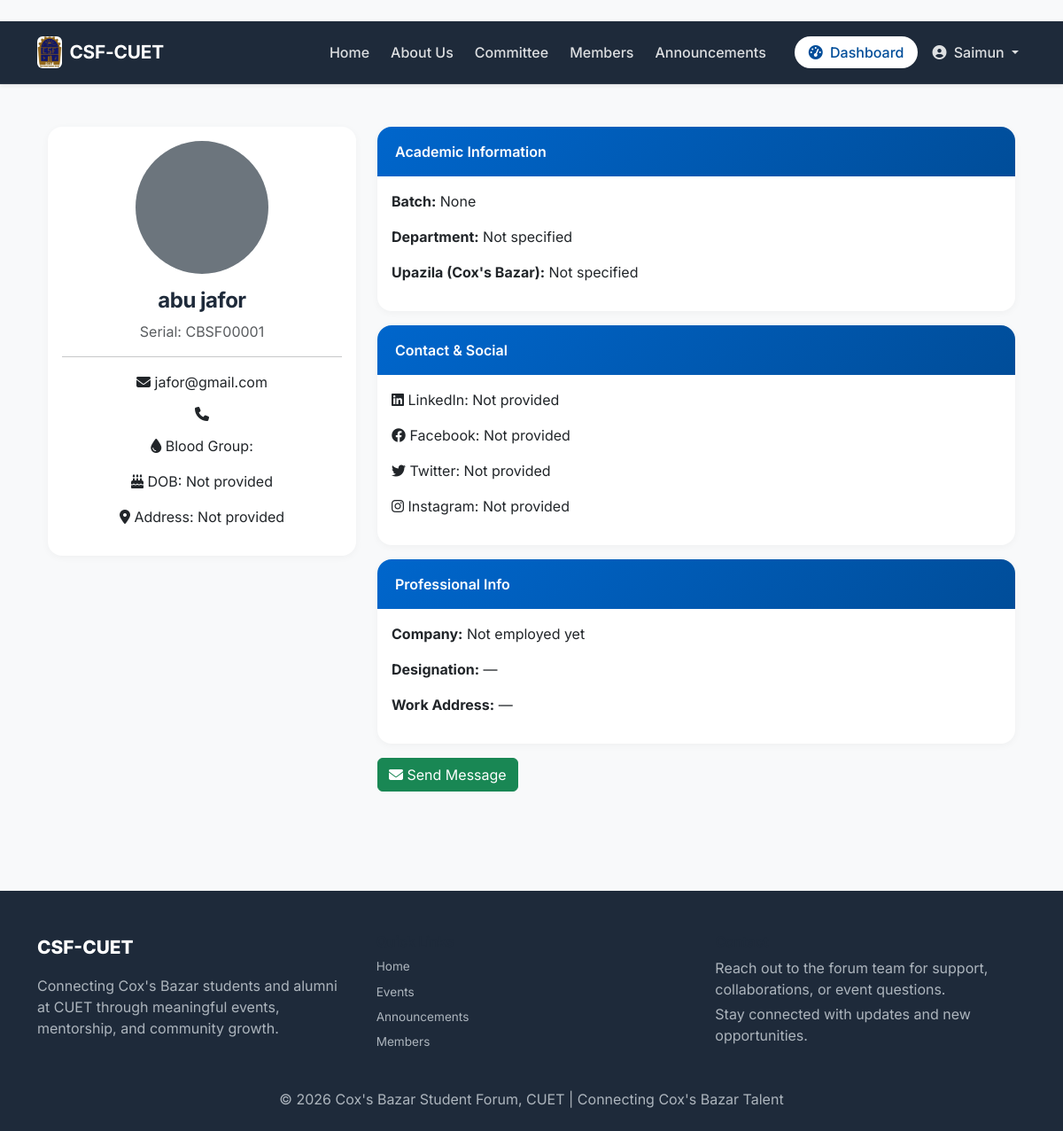
Page /members/1/ (signed in) on the earlier database version.
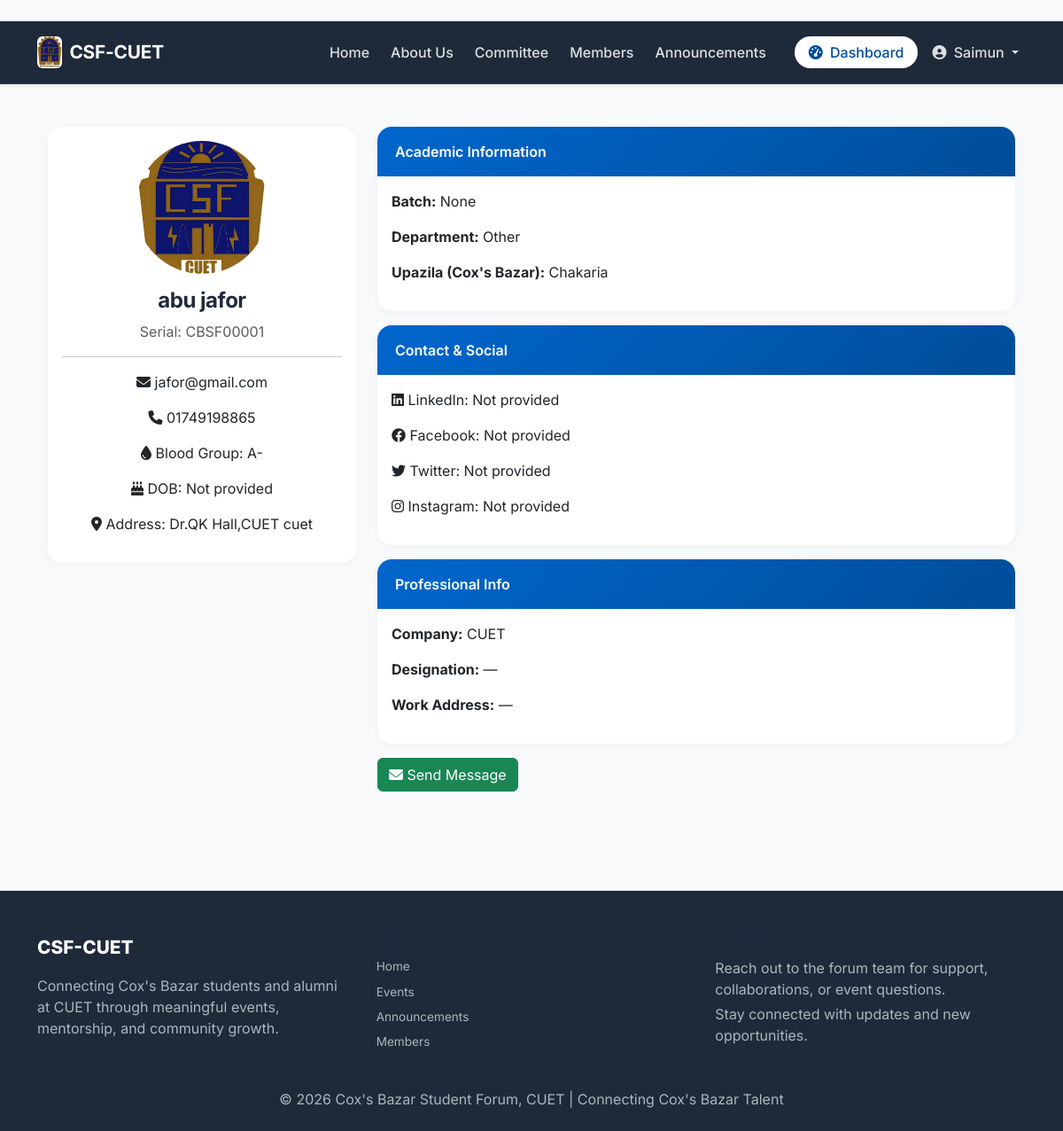
Same page on the later database version.
### core/models.py (models this page shows, shortened)
class User(AbstractBaseUser, PermissionsMixin):
    ROLE_CHOICES = [('member', 'Member'), ('admin', 'Admin')]
    STATUS_CHOICES = [('pending', 'Pending Approval'), ('active', 'Active'), ('inactive', 'Inactive')]
    BLOOD_GROUPS = [('A+','A+'),('A-','A-'),('B+','B+'),('B-','B-'),('AB+','AB+'),('AB-','AB-'),('O+','O+'),('O-','O-')]
    GENDER_CHOICES = [('Male','Male'),('Female','Female'),('Other','Other')]
    UPAZILA_CHOICES = [
        ('Cox\'s Bazar Sadar', "Cox's Bazar Sadar"),
        ('Teknaf', 'Teknaf'),
        ('Ukhiya', 'Ukhiya'),
        ('Chakaria', 'Chakaria'),
        ('Ramu', 'Ramu'),
        ('Pekua', 'Pekua'),
        ('Maheshkhali', 'Maheshkhali'),
        ('Kutubdia', 'Kutubdia'),
        ('Eidgaon', 'Eidgaon'),
        ('Other', 'Other'),
    ]
    id = models.AutoField(primary_key=True)
    serial_no = models.CharField(max_length=20, unique=True, blank=True, null=True)
    full_name = models.CharField(max_length=200)
    email = models.EmailField(unique=True)
    batch = models.IntegerField(null=True, blank=True)
    department = models.ForeignKey(Department, on_delete=models.SET_NULL, null=True)
    blood_group = models.CharField(max_length=3, choices=BLOOD_GROUPS)
    gender = models.CharField(max_length=10, choices=GENDER_CHOICES)
    phone = models.CharField(max_length=15)
    address = models.TextField(blank=True)
    dob = models.DateField(null=True, blank=True)
    profile_photo = models.ImageField(upload_to='profile_photos/', null=True, blank=True)
    upazila = models.CharField(max_length=100, choices=UPAZILA_CHOICES, blank=True)
    linkedin = models.URLField(blank=True)
    facebook = models.URLField(blank=True)
    twitter = models.URLField(blank=True)
    instagram = models.URLField(blank=True)
    company = models.CharField(max_length=150, blank=True)
    designation = models.CharField(max_length=100, blank=True)
    work_address = models.TextField(blank=True)
    status = models.CharField(max_length=10, choices=STATUS_CHOICES, default='pending')
    role = models.CharField(max_length=10, choices=ROLE_CHOICES, default='member')
    date_joined = models.DateTimeField(default=timezone.now)
    is_active = models.BooleanField(default=True)
    is_staff = models.BooleanField(default=False)
    objects = UserManager()
    USERNAME_FIELD = 'email'
    REQUIRED_FIELDS = ['full_name']

class Department(models.Model):
    id = models.AutoField(primary_key=True)
    name = models.CharField(max_length=100, unique=True)
    class Meta:
        ordering = ['name']

### core/views.py (the view)
@login_required
def member_profile(request, user_id):
    member = get_object_or_404(User, id=user_id, status='active')
    return render(request, 'core/member_profile.html', {'member': member})

### core/templates/core/member_profile.html (shortened to what this page needs)
{% extends 'core/base.html' %}
{% load static %}
{% block content %}
<div class="container">
    <div class="row">
        <div class="col-md-4">
            <div class="card text-center">
                {% if member.profile_photo %}
                    <img src="{{ member.profile_photo.url }}" class="card-img-top rounded-circle mx-auto mt-3" style="width:150px;height:150px;object-fit:cover;">
                {% else %}
                    <div class="bg-secondary rounded-circle mx-auto mt-3" style="width:150px;height:150px;"></div>
                {% endif %}
                <div class="card-body">
                    <h4>{{ member.full_name }}</h4>
                    <p class="text-muted">Serial: {{ member.serial_no|default:"Pending" }}</p>
                    <hr>
                    <p><i class="fas fa-envelope"></i> {{ member.email }}</p>
                    <p><i class="fas fa-phone"></i> {{ member.phone }}</p>
                    <p><i class="fas fa-tint"></i> Blood Group: {{ member.blood_group }}</p>
                    <p><i class="fas fa-birthday-cake"></i> DOB: {{ member.dob|date:"F j, Y"|default:"Not provided" }}</p>
                    <p><i class="fas fa-map-marker-alt"></i> Address: {{ member.address|default:"Not provided" }}</p>
                </div>
            </div>
        </div>
        <div class="col-md-8">
            <div class="card mb-3">
                <div class="card-header bg-primary text-white">Academic Information</div>
                <div class="card-body">
                    <p><strong>Batch:</strong> {{ member.batch|default:"None" }}</p>
                    <p><strong>Department:</strong> {{ member.department.name|default:"Not specified" }}</p>
                    <p><strong>Upazila (Cox's Bazar):</strong> {{ member.upazila|default:"Not specified" }}</p>
                </div>
            </div>
            <div class="card mb-3">
                <div class="card-header bg-primary text-white">Contact & Social</div>
                <div class="card-body">
                    <p><i class="fab fa-linkedin"></i> LinkedIn: {{ member.linkedin|default:"Not provided" }}</p>
                    <p><i class="fab fa-facebook"></i> Facebook: {{ member.facebook|default:"Not provided" }}</p>
                    <p><i class="fab fa-twitter"></i> Twitter: {{ member.twitter|default:"Not provided" }}</p>
                    <p><i class="fab fa-instagram"></i> Instagram: {{ member.instagram|default:"Not provided" }}</p>
                </div>
            </div>
            <div class="card mb-3">
                <div class="card-header bg-primary text-white">Professional Info</div>
                <div class="card-body">
                    <p><strong>Company:</strong> {{ member.company|default:"Not employed yet" }}</p>
                    <p><strong>Designation:</strong> {{ member.designation|default:"—" }}</p>
                    <p><strong>Work Address:</strong> {{ member.work_address|default:"—" }}</p>
                </div>
            </div>
            {% if user.is_authenticated and user.id != member.id %}
                <a href="#" class="btn btn-success"><i class="fas fa-envelope"></i> Send Message</a>
            {% endif %}
        </div>
    </div>
</div>
{% endblock %}

Differences in the rows shown:
changed User "abu jafor": profile_photo: picture added; phone (not shown) → "01749198865"; blood_group (not shown) → "A-"; address "Not provided" → "Dr.QK Hall,CUET cuet"; department.name "Not specified" → "Other"; upazila "Not specified" → "Chakaria"; company "Not employed yet" → "CUET"; profile_photo empty → "profile_photos/logo.jpg" (drawn)
